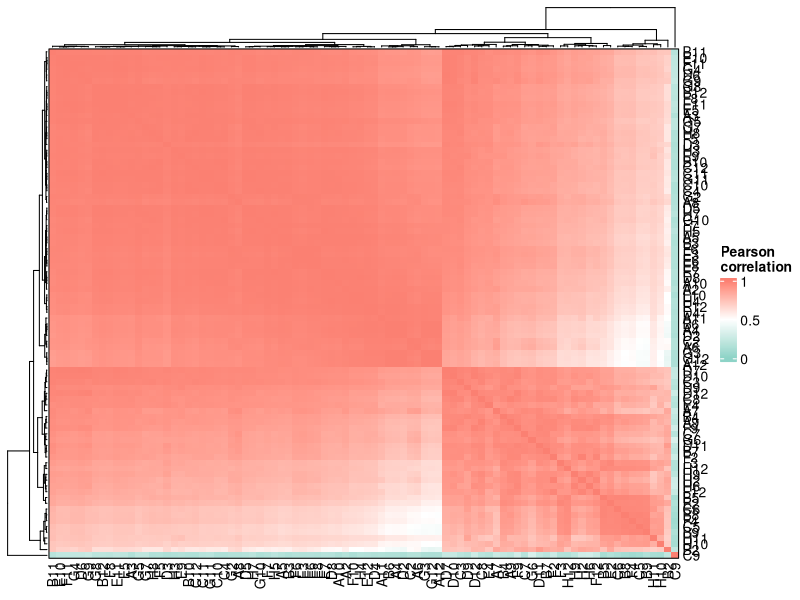
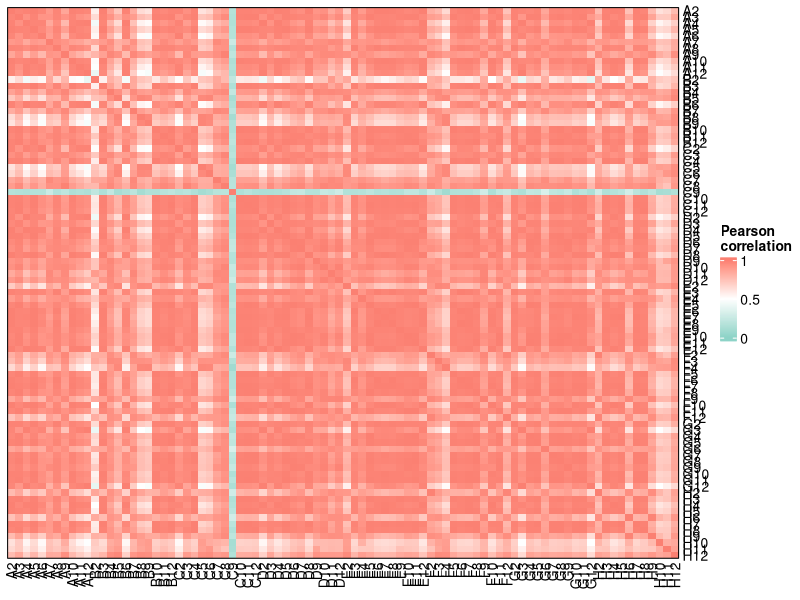
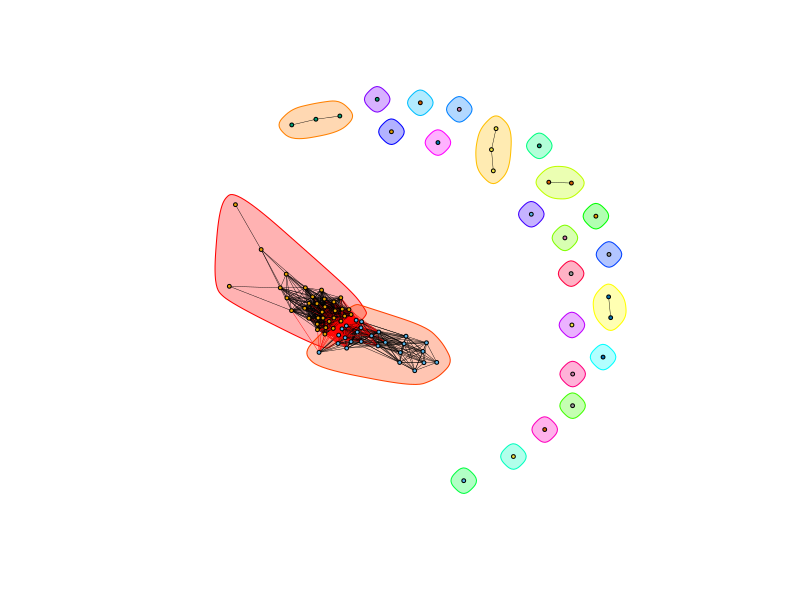

Reproduce these figures in R, in order.
# correlation script for Allison by Eilish 

library(openxlsx)
library(readxl)
library(circlize)
library(ComplexHeatmap)
library(dplyr)

#set wormatg directory 
setwd("/Users/eilishmcmaster/Documents/spectral_correlation/")

# read in data where samples are columns and channels are rows
data <- read_xlsx("MFI dereplication.xlsx",
                  col_names=TRUE)

# remove column 1 (channel names)
data[,1] <- NULL

# do the pearson correlation
mat <- cor(data, method="pearson")

# make the colours for the matrix
colz <-  colorRamp2(c(0,0.5,1), # min, mid, and max values
                    c("#8DD3C7", "white", "#FB8072")) # corresponding colours

#make the matrices
# Use for larger matrices
# automatically order samples by clustering
Heatmap(mat, 
        col=colz,
        row_names_gp = gpar(fontsize = 10),
        column_names_gp = gpar(fontsize = 10),
        row_names_max_width = unit(15, "cm"),
        border_gp = gpar(col = "black", lty = 1),
        name="Pearson\ncorrelation")

# order samples by their order in the matrix 
Heatmap(mat, 
        col=colz,
        row_names_gp = gpar(fontsize = 10),
        column_names_gp = gpar(fontsize = 10),
        row_names_max_width = unit(15, "cm"),
        border_gp = gpar(col = "black", lty = 1),
        column_order=rownames(mat),
        row_order=rownames(mat),
        name="Pearson\ncorrelation")


# # use only for small matrices, has numbers inside matrix cells
# Heatmap(mat, 
#                 col=colz,
#                 row_names_gp = gpar(fontsize = 10),
#                 column_names_gp = gpar(fontsize = 10),
#                 row_names_max_width = unit(15, "cm"),
#                 border_gp = gpar(col = "black", lty = 1),
#                 name="Pearson\ncorrelation",
#                 cell_fun = function(j, i, x, y, width, height, fill) {
#                   grid.text(sprintf("%.2f", mat[,1:nrow(mat)][i, j]), x, y, gp = gpar(fontsize = 6))})

# write the matrix to an excel spreadsheet
write.xlsx(as.data.frame(mat), "correlation_matrix.xlsx", rowNames=TRUE)



### finding the >0.98 groups

mat2 <- as.data.frame(mat) %>%mutate_all(~replace(.,.<0.98, 0)) #VERY IMPORTANT, removes all of the pairwise connections that are k<0.98

mat3<- as.data.frame(mat2) %>%mutate_all(~replace(.,.>0, 1))
library(igraph)
network <- graph_from_adjacency_matrix(as.matrix(mat3), mode="undirected", diag=F, weighted=NULL) #makes the network based on k>0.98 plot(network)

ceb <- cluster_fast_greedy(network) # make the bubbles for the network plot

plot(ceb, network, vertex.label.color="transparent", vertex.size=2, edge.width=0.4) #make the network plot


group_df <-as.data.frame(cbind(group=ceb$membership, sample=ceb$names))#get the clones from the network as a df
group_df$group <- as.numeric(group_df$group)

# write the groups to an excel spreadsheet
write.xlsx(group_df, "098_groups.xlsx", rowNames=FALSE)
